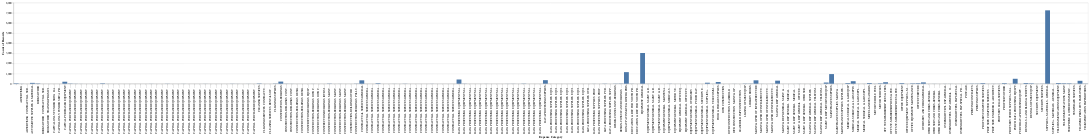

The notebook cell saved with this chart:
### Code cell
# Create a bar chart
alt.Chart(contracts).mark_bar().encode(
    x='Expense Category:N',
    y='count()',
)

### Figure 1 — Vega specification as saved in the notebook (floating-point values rounded to 4 significant figures; data arrays with more than 128 entries replaced by an {"elided": "..."} marker saying what was removed)
{"$schema": "https://vega.github.io/schema/vega/v5.json", "data": [{"name": "source_0", "values": {"elided": "199 records"}}, {"name": "source_0_x_domain_Expense Category", "values": {"elided": "199 records"}}, {"name": "source_0_y_domain___count", "values": [{"min": 1, "max": 7245}]}], "signals": [{"name": "x_step", "value": 20}, {"name": "width", "update": "bandspace(domain('x').length, 0.1, 0.05) * x_step"}], "marks": [{"type": "rect", "name": "marks", "from": {"data": "source_0"}, "encode": {"update": {"description": {"signal": "\"Expense Category: \" + (isValid(datum[\"Expense Category\"]) ? datum[\"Expense Category\"] : \"\"+datum[\"Expense Category\"]) + \"; Count of Records: \" + (format(datum[\"__count\"], \"\"))"}, "fill": {"value": "#4c78a8"}, "width": {"signal": "max(0.25, bandwidth('x'))"}, "y": {"field": "__count", "scale": "y"}, "ariaRoleDescription": {"value": "bar"}, "y2": {"value": 0, "scale": "y"}, "x": {"field": "Expense Category", "scale": "x"}}}, "style": ["bar"]}], "scales": [{"name": "x", "type": "band", "domain": {"data": "source_0_x_domain_Expense Category", "field": "Expense Category", "sort": true}, "range": {"step": {"signal": "x_step"}}, "paddingInner": 0.1, "paddingOuter": 0.05}, {"name": "y", "type": "linear", "domain": [{"signal": "(data(\"source_0_y_domain___count\")[0] || {}).min"}, {"signal": "(data(\"source_0_y_domain___count\")[0] || {}).max"}], "range": [{"signal": "height"}, 0], "nice": true, "zero": true}], "axes": [{"scale": "y", "domain": false, "gridScale": "x", "labels": false, "tickCount": {"signal": "ceil(height/40)"}, "orient": "left", "grid": true, "aria": false, "maxExtent": 0, "ticks": false, "minExtent": 0, "zindex": 0}, {"scale": "x", "orient": "bottom", "title": "Expense Category", "labelAlign": "right", "labelAngle": 270, "labelBaseline": "middle", "zindex": 0, "grid": false}, {"scale": "y", "labelOverlap": true, "zindex": 0, "orient": "left", "title": "Count of Records", "grid": false, "tickCount": {"signal": "ceil(height/40)"}}], "height": 300, "background": "white", "style": "cell", "padding": 5}
